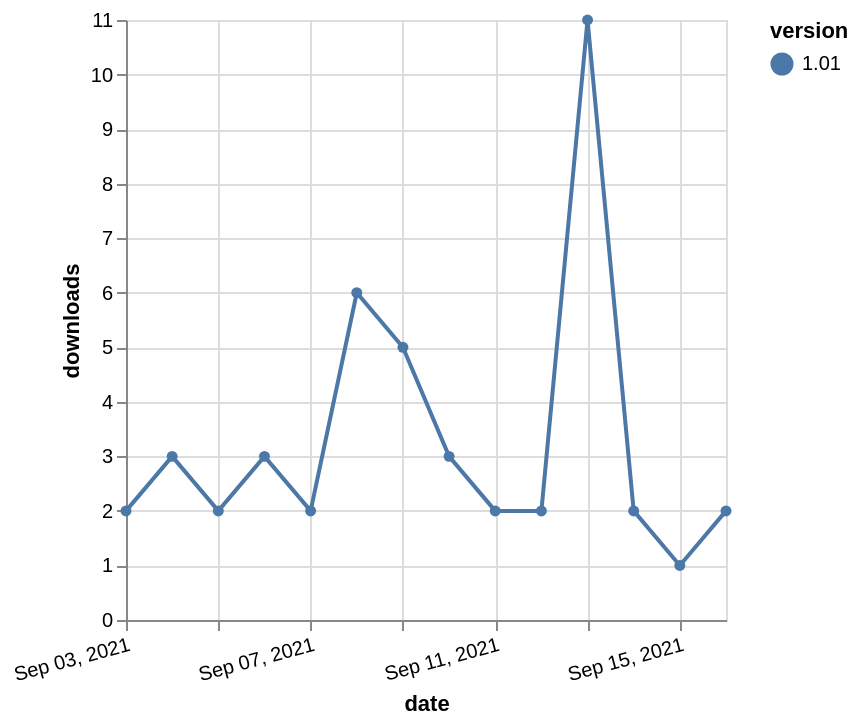

Express this chart as Vega-Lite.
### Vega-Lite specification from a JSON file in a GitHub repository (floating-point values rounded to 4 significant figures)
{"$schema": "https://vega.github.io/schema/vega-lite/v5.json", "description": "A simple bar chart with embedded data.", "data": {"values": [{"date": "2021-09-03", "total": 3477, "delta": 2, "version": "1.01"}, {"date": "2021-09-04", "total": 3480, "delta": 3, "version": "1.01"}, {"date": "2021-09-05", "total": 3482, "delta": 2, "version": "1.01"}, {"date": "2021-09-06", "total": 3485, "delta": 3, "version": "1.01"}, {"date": "2021-09-07", "total": 3487, "delta": 2, "version": "1.01"}, {"date": "2021-09-08", "total": 3493, "delta": 6, "version": "1.01"}, {"date": "2021-09-09", "total": 3498, "delta": 5, "version": "1.01"}, {"date": "2021-09-10", "total": 3501, "delta": 3, "version": "1.01"}, {"date": "2021-09-11", "total": 3503, "delta": 2, "version": "1.01"}, {"date": "2021-09-12", "total": 3505, "delta": 2, "version": "1.01"}, {"date": "2021-09-13", "total": 3516, "delta": 11, "version": "1.01"}, {"date": "2021-09-14", "total": 3518, "delta": 2, "version": "1.01"}, {"date": "2021-09-15", "total": 3519, "delta": 1, "version": "1.01"}, {"date": "2021-09-16", "total": 3521, "delta": 2, "version": "1.01"}]}, "width": "container", "mark": {"type": "line", "point": {"filled": true}}, "encoding": {"x": {"field": "date", "type": "temporal", "timeUnit": "yearmonthdate", "title": "date", "axis": {"labelAngle": -15}}, "y": {"field": "delta", "type": "quantitative", "title": "downloads"}, "color": {"field": "version", "type": "nominal"}, "tooltip": {"field": "delta"}}}
